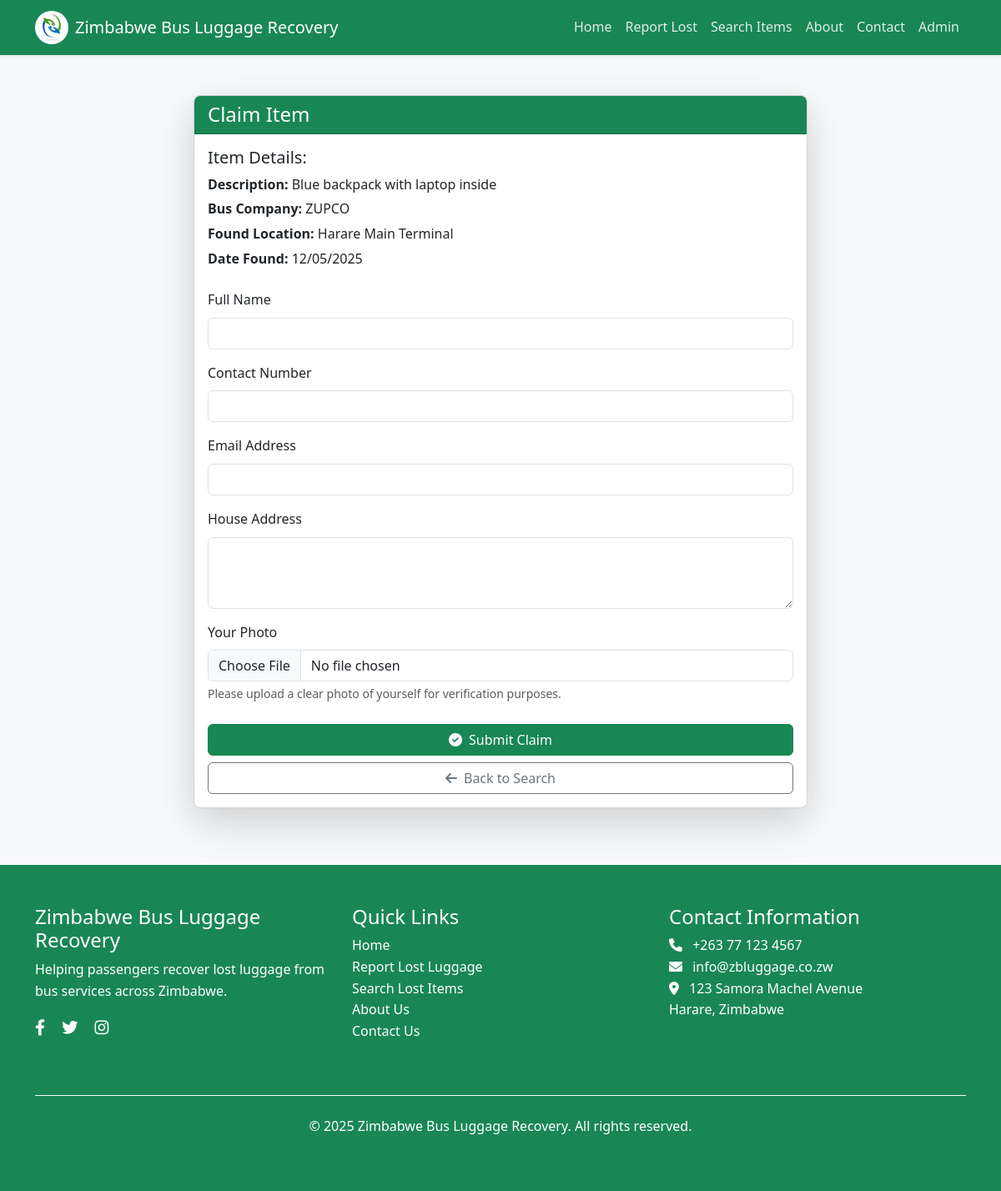
/claim.php?id=2, run on the app's committed database.
### tables this page shows
CREATE TABLE IF NOT EXISTS `found_items` (
  `id` int NOT NULL AUTO_INCREMENT,
  `date_found` timestamp NULL DEFAULT CURRENT_TIMESTAMP,
  `description` text NOT NULL,
  `bus_company_id` int NOT NULL,
  `route` varchar(255) NOT NULL,
  `location` varchar(255) NOT NULL,
  `status` enum('Found','Claimed') DEFAULT 'Found',
  `claimed_by` varchar(100) DEFAULT NULL,
  `claimer_contact` varchar(50) DEFAULT NULL,
  `claimer_email` varchar(100) DEFAULT NULL,
  `claimer_address` text,
  `claimer_photo` varchar(255) DEFAULT NULL,
  `claimed_date` timestamp NULL DEFAULT NULL,
  PRIMARY KEY (`id`),
  KEY `bus_company_id` (`bus_company_id`)
);

CREATE TABLE IF NOT EXISTS `bus_companies` (
  `id` int NOT NULL AUTO_INCREMENT,
  `name` varchar(100) NOT NULL,
  `created_at` timestamp NULL DEFAULT CURRENT_TIMESTAMP,
  PRIMARY KEY (`id`)
);

### functions.php (called while the page is built, shortened)
<?php
function format_date($date) {
    return date("d/m/Y", strtotime($date));
}
?>

### claim.php (the view, shortened to what this page needs)
<?php
include 'includes/header.php';
$item_id = (int)$_GET['id'];
$sql = "SELECT f.*, b.name as bus_company
        FROM found_items f
        JOIN bus_companies b ON f.bus_company_id = b.id
        WHERE f.id = ? AND f.status = 'Found'";
$stmt = $conn->prepare($sql);
$stmt->bind_param('i', $item_id);
$stmt->execute();
$result = $stmt->get_result();
$item = $result->fetch_assoc();
$success_message = '';
?>
<div class="container py-5">
    <div class="row justify-content-center">
        <div class="col-lg-8">
            <div class="card shadow-lg">
                <div class="card-header bg-success text-white">
                    <h2 class="h4 mb-0">Claim Item</h2>
                </div>
                <div class="card-body">
                    <?php if (!empty($success_message)): ?>
                        <div class="alert alert-success">
                            <?php echo $success_message; ?>
                            <div class="mt-3">
                                <a href="search.php" class="btn btn-success">Back to Search</a>
                            </div>
                        </div>
                    <?php else: ?>
                        <div class="mb-4">
                            <h3 class="h5">Item Details:</h3>
                            <p class="mb-1"><strong>Description:</strong> <?php echo htmlspecialchars($item['description']); ?></p>
                            <p class="mb-1"><strong>Bus Company:</strong> <?php echo htmlspecialchars($item['bus_company']); ?></p>
                            <p class="mb-1"><strong>Found Location:</strong> <?php echo htmlspecialchars($item['location']); ?></p>
                            <p class="mb-0"><strong>Date Found:</strong> <?php echo format_date($item['date_found']); ?></p>
                        </div>
                        <form method="post" enctype="multipart/form-data">
                            <div class="mb-3">
                                <label for="full_name" class="form-label">Full Name</label>
                                <input type="text" class="form-control" id="full_name" name="full_name" required>
                            </div>
                            <div class="mb-3">
                                <label for="contact_number" class="form-label">Contact Number</label>
                                <input type="tel" class="form-control" id="contact_number" name="contact_number" required>
                            </div>
                            <div class="mb-3">
                                <label for="email" class="form-label">Email Address</label>
                                <input type="email" class="form-control" id="email" name="email" required>
                            </div>
                            <div class="mb-3">
                                <label for="address" class="form-label">House Address</label>
                                <textarea class="form-control" id="address" name="address" rows="3" required></textarea>
                            </div>
                            <div class="mb-4">
                                <label for="photo" class="form-label">Your Photo</label>
                                <input type="file" class="form-control" id="photo" name="photo" accept="image/jpeg,image/png,image/jpg" required>
                                <div class="form-text">Please upload a clear photo of yourself for verification purposes.</div>
                            </div>
                            <div class="d-grid gap-2">
                                <button type="submit" class="btn btn-success">
                                    <i class="fas fa-check-circle me-2"></i>Submit Claim
                                </button>
                                <a href="search.php" class="btn btn-outline-secondary">
                                    <i class="fas fa-arrow-left me-2"></i>Back to Search
                                </a>
                            </div>
                        </form>
                    <?php endif; ?>
                </div>
            </div>
        </div>
    </div>
</div>
<?php include 'includes/footer.php'; ?>

### style.css (style rules this page uses)
:root { --primary-color: #166534; --secondary-color: #eab308; --light-color: #f8f9fa; --dark-color: #212529; --success-color: #16a34a; --danger-color: #dc3545; --warning-color: #ffc107; --info-color: #0dcaf0; }
body { font-family: 'Segoe UI', Tahoma, Geneva, Verdana, sans-serif; line-height: 1.6; color: #333; background-color: #f8f9fa; }
.card { border-radius: 8px; overflow: hidden; box-shadow: 0 4px 6px rgba(0, 0, 0, 0.1); transition: transform 0.3s, box-shadow 0.3s; margin-bottom: 20px; }
.form-label { font-weight: 500; }

### data on the page
found_items: description "Blue backpack with laptop inside", bus_company.name "ZUPCO", location "Harare Main Terminal", date_found "12/05/2025"
